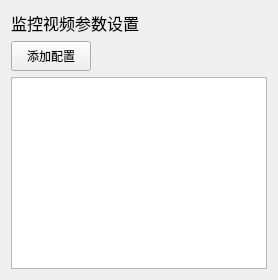
     <widget class="QWidget" name="page">
      <layout class="QVBoxLayout" name="verticalLayout">
       <item>
        <widget class="QLabel" name="label">
         <property name="font">
          <font>
           <family>黑体</family>
           <pointsize>12</pointsize>
          </font>
         </property>
         <property name="text">
          <string>监控视频参数设置</string>
         </property>
        </widget>
       </item>
       <item>
        <layout class="QHBoxLayout" name="horizontalLayout_2">
         <item>
          <widget class="QPushButton" name="vedioAddBtn">
           <property name="minimumSize">
            <size>
             <width>0</width>
             <height>30</height>
            </size>
           </property>
           <property name="font">
            <font>
             <family>微软雅黑</family>
            </font>
           </property>
           <property name="text">
            <string>添加配置</string>
           </property>
          </widget>
         </item>
         <item>
          <spacer name="horizontalSpacer">
           <property name="orientation">
            <enum>Qt::Horizontal</enum>
           </property>
           <property name="sizeHint" stdset="0">
            <size>
             <width>40</width>
             <height>20</height>
            </size>
           </property>
          </spacer>
         </item>
        </layout>
       </item>
       <item>
        <widget class="QTableWidget" name="vedioTabel"/>
       </item>
      </layout>
     </widget>
